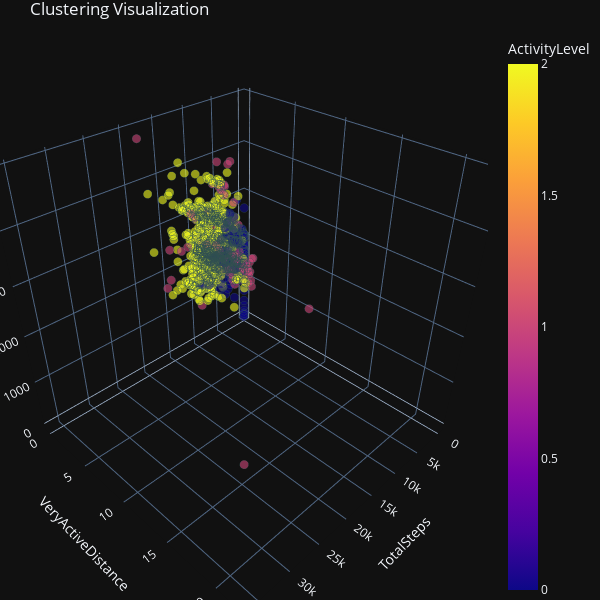

Notebook cell for this chart:
### Code cell
# Create the 3D scatter plot
fig = px.scatter_3d(
    df_daily_activity_merged,
    x="TotalSteps",
    y="VeryActiveDistance",
    z="Calories",
    color="ActivityLevel",
    title="Clustering Visualization",
    template="plotly_dark",
)

# Update the marker properties
fig.update_traces(
    marker=dict(size=3, opacity=0.6, line=dict(width=2, color="DarkSlateGrey"))
)

# Adjust the layout to make the plot higher and less wide
fig.update_layout(
    scene=dict(
        xaxis_title="TotalSteps",
        yaxis_title="VeryActiveDistance",
        zaxis_title="Calories",
    ),
    scene_aspectmode="cube",
    width=600,  # Adjust width to make it less wide
    height=600,  # Adjust height to make it taller
    margin=dict(l=0, r=0, b=0, t=30),  # Adjust margins if necessary
)

# Show the plot
fig.show()

### Figure 1 — Plotly figure (JSON) as saved in the notebook; plotly's stock layout.template omitted (floating-point values rounded to 4 significant figures; data arrays with more than 128 entries replaced by an {"elided": "..."} marker saying what was removed)
{"data": [{"hovertemplate": "TotalSteps=%{x}<br>VeryActiveDistance=%{y}<br>Calories=%{z}<br>ActivityLevel=%{marker.color}<extra></extra>", "legendgroup": "", "marker": {"color": {"elided": "940 int values"}, "coloraxis": "coloraxis", "line": {"color": "DarkSlateGrey", "width": 2}, "opacity": 0.6, "size": 3, "symbol": "circle"}, "mode": "markers", "name": "", "scene": "scene", "showlegend": false, "type": "scatter3d", "x": {"elided": "940 int values"}, "y": {"elided": "940 float values"}, "z": {"elided": "940 int values"}}], "layout": {"coloraxis": {"colorbar": {"title": {"text": "ActivityLevel"}}, "colorscale": [[0, "#0d0887"], [0.1111, "#46039f"], [0.2222, "#7201a8"], [0.3333, "#9c179e"], [0.4444, "#bd3786"], [0.5556, "#d8576b"], [0.6667, "#ed7953"], [0.7778, "#fb9f3a"], [0.8889, "#fdca26"], [1, "#f0f921"]]}, "height": 600, "legend": {"tracegroupgap": 0}, "margin": {"b": 0, "l": 0, "r": 0, "t": 30}, "scene": {"aspectmode": "cube", "domain": {"x": [0, 1], "y": [0, 1]}, "xaxis": {"title": {"text": "TotalSteps"}}, "yaxis": {"title": {"text": "VeryActiveDistance"}}, "zaxis": {"title": {"text": "Calories"}}}, "title": {"text": "Clustering Visualization"}, "width": 600}}
